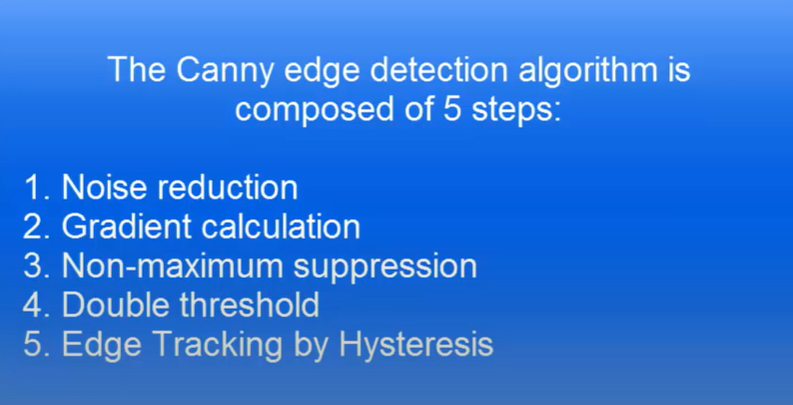
#> input picture images/canny_edge_detection.PNG, 793 x 405 px
$ jupyter execute 'Canny Edge Detection in OpenCV.ipynb'
#> lines starting #> are read from the running program, lines starting #| are printed output that depends on the picture; after the words box and inside, x2 and y2 are one past the last pixel; in counts of white or black regions, pixels touching at a corner belong together
**The Canny edge detector is an edge detection operator that uses a multi-stage algorithm to detect a wide range of edges in images. It was developed by John F. Canny in 1986. Canny also produced a computational theory of edge detection explaining why the technique works.**

[cell 1]
import numpy as np
import cv2 as cv
from matplotlib import pyplot as plt

[cell 2]
rules = cv.imread("images/canny_edge_detection.PNG")
#> rules is the input picture: shape (405, 793, 3); mean B, G, R 219.8, 118.2, 44.6
plt.imshow(rules)
plt.show()

[cell 3]
img = cv.imread('images/fakrul.png', 0)
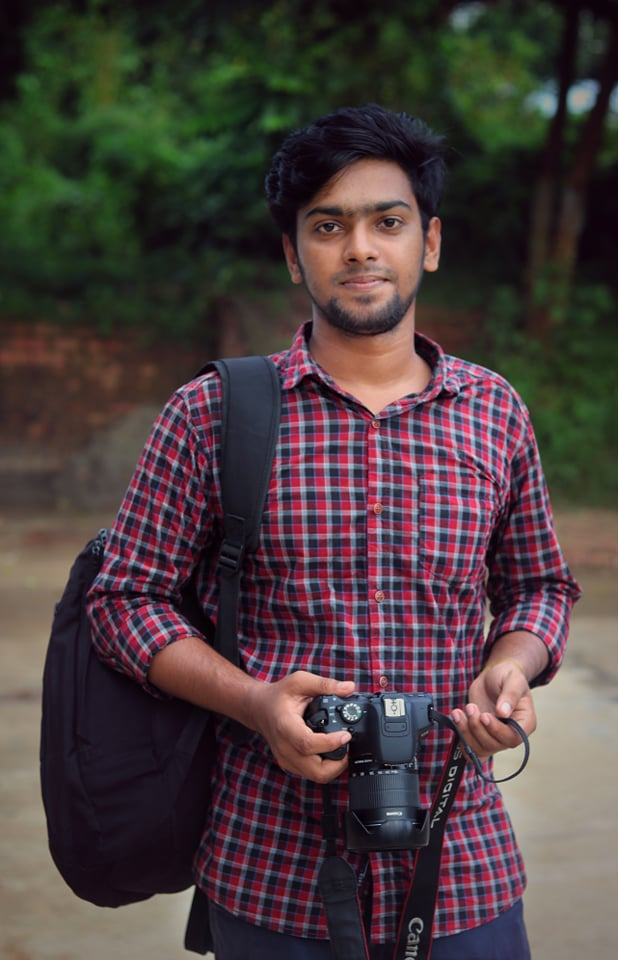
#> input picture images/fakrul.png, 618 x 960 px
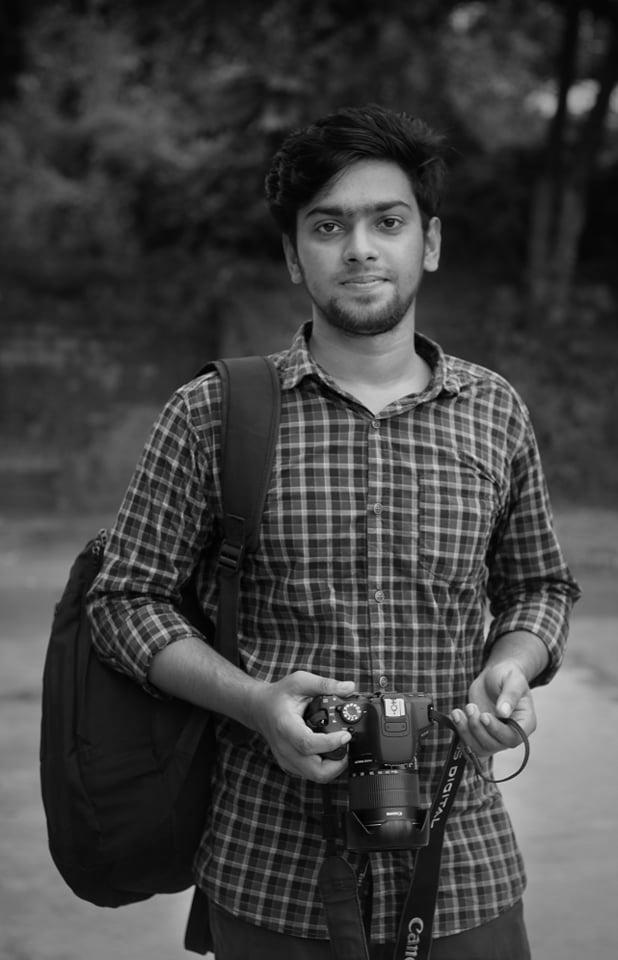
#> img: shape (960, 618); min 0, max 246, mean 65.4

canny = cv.Canny(img, 100, 200)
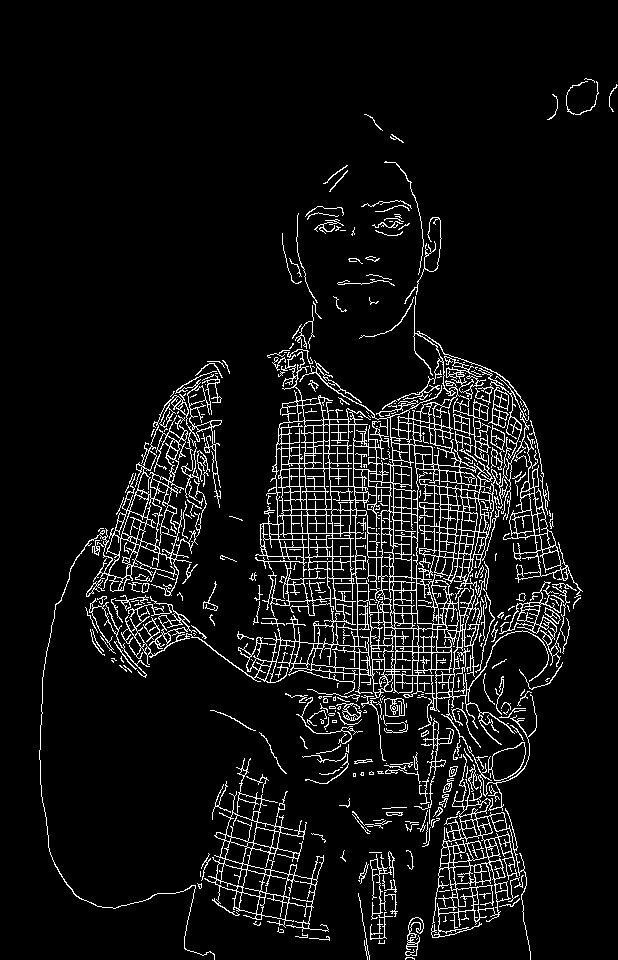
#> canny: shape (960, 618); 7% white in thin lines or dots, all inside (x1, y1, x2, y2) = (39, 78, 618, 960)

titles = ['image', 'canny']
images = [img, canny]

cv.imshow('image', img)
cv.imshow('canny', canny)


cv.waitKey(0)
cv.destroyAllWindows()

for i in range(2):
    plt.subplot(1, 2, i+1), plt.imshow(images[i], 'gray')
    plt.title(titles[i])
    plt.xticks([]), plt.yticks([])

plt.show()
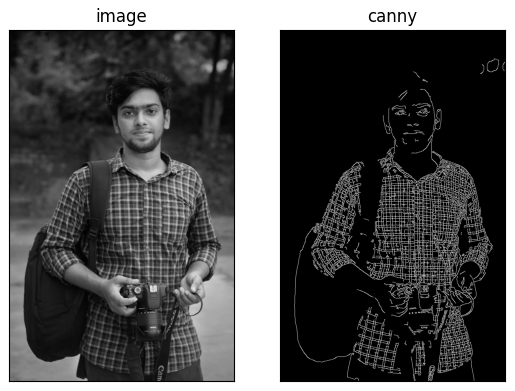
#> figure drawn by matplotlib, 2 panels

[cell 4]
img = cv.imread('images/sudoko.jpg', cv.IMREAD_GRAYSCALE)
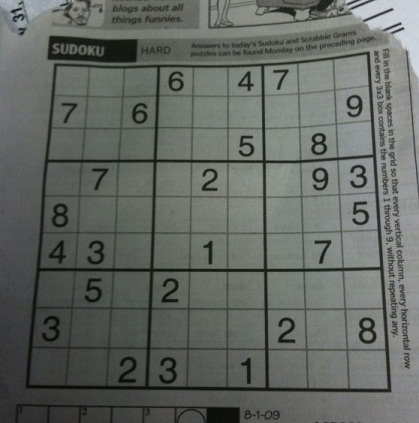
#> input picture images/sudoko.jpg, 419 x 423 px
#> img: shape (423, 419); min 5, max 218, mean 101.9

canny = cv.Canny(img, 50, 200)
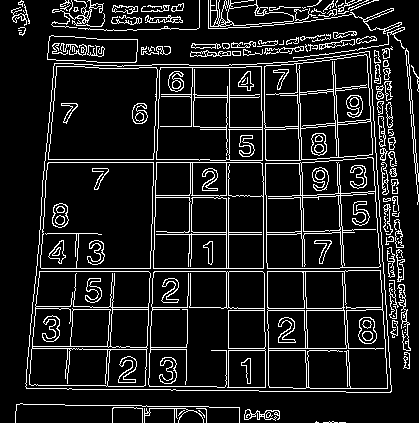
#> canny: shape (423, 419); 11.5% white in thin lines or dots
lap = cv.Laplacian(img, cv.CV_64F, ksize=1)
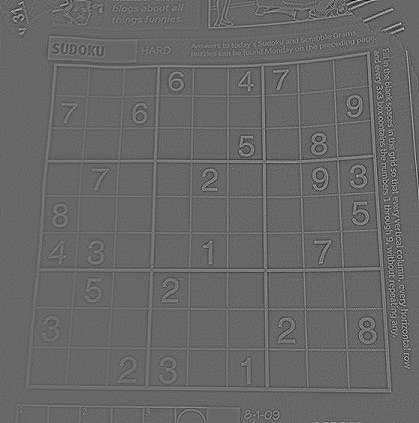
#> lap: shape (423, 419) float64; min -192, max 281, mean 0; drawn with min black and max white
lap = np.uint8(np.absolute(lap))

sobelX = cv.Sobel(img, cv.CV_64F, 1, 0)
sobelY = cv.Sobel(img, cv.CV_64F, 0, 1)
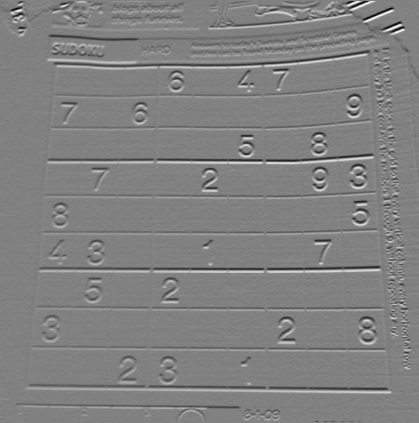
#> sobelY: shape (423, 419) float64; min -577, max 556, mean -1; drawn with min black and max white

sobelX = np.uint8(np.absolute(sobelX))
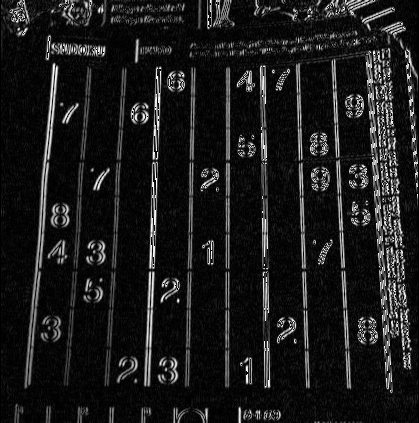
#> sobelX: shape (423, 419); min 0, max 255, mean 27.4
sobelY = np.uint8(np.absolute(sobelY))

sobelCombined = cv.bitwise_or(sobelX, sobelY)
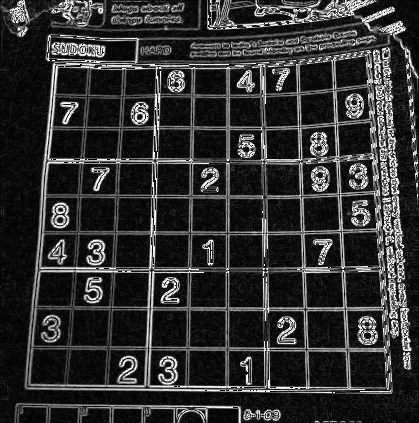
#> sobelCombined: shape (423, 419); min 0, max 255, mean 49.2


titles = ['image', 'lap_gradient', 'sobelX', 'sobelY', 'sobelCombined', 'canny']
images = [img, lap, sobelX, sobelY, sobelCombined, canny]

cv.imshow('image', img)
cv.imshow('lap_gradient', lap)
cv.imshow('sobelX', sobelX)
cv.imshow('sobelY', sobelY)
cv.imshow('sobelCombined', sobelCombined)
cv.imshow('canny', canny)


cv.waitKey(0)
cv.destroyAllWindows()

for i in range(6):
    plt.subplot(2, 3, i+1), plt.imshow(images[i], 'gray')
    plt.title(titles[i])
    plt.xticks([]), plt.yticks([])

plt.show()
